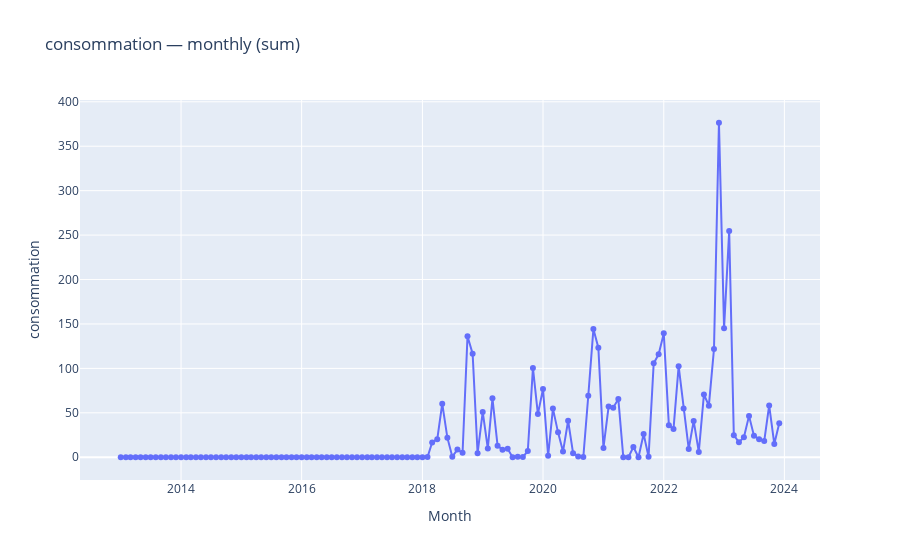

The notebook cell saved with this chart:
### Code cell
df_c = df[df["contrat"] == 5903400]
plot_time_evolution(df_c, "annee", "mois", "consommation", "monthly", "sum")

### Figure 1 — Plotly figure (JSON) as saved in the notebook; plotly's stock layout.template omitted (floating-point values rounded to 4 significant figures; data arrays with more than 128 entries replaced by an {"elided": "..."} marker saying what was removed)
{"data": [{"hovertemplate": "date=%{x}<br>consommation=%{y}<extra></extra>", "legendgroup": "", "line": {"color": "#636efa", "dash": "solid"}, "marker": {"symbol": "circle"}, "mode": "lines+markers", "name": "", "orientation": "v", "showlegend": false, "type": "scatter", "x": {"elided": "132 str values"}, "xaxis": "x", "y": {"elided": "132 float values"}, "yaxis": "y"}], "layout": {"legend": {"tracegroupgap": 0}, "title": {"text": "consommation — monthly (sum)"}, "xaxis": {"anchor": "y", "domain": [0, 1], "title": {"text": "Month"}}, "yaxis": {"anchor": "x", "domain": [0, 1], "title": {"text": "consommation"}}}}
